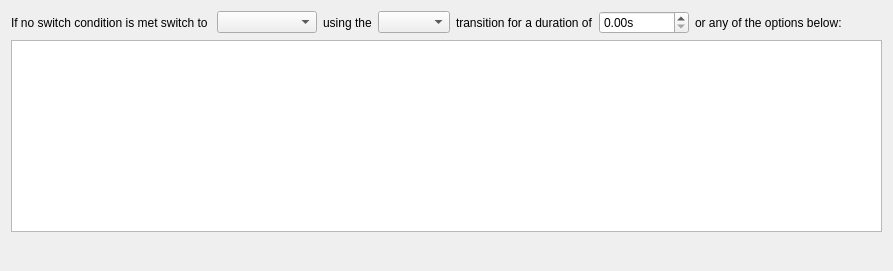
     <widget class="QWidget" name="randomTab">
      <attribute name="title">
       <string>Random</string>
      </attribute>
      <layout class="QVBoxLayout" name="verticalLayout_8">
       <item>
        <layout class="QHBoxLayout" name="horizontalLayout_2">
         <item>
          <widget class="QLabel" name="label_42">
           <property name="text">
            <string>If no switch condition is met switch to </string>
           </property>
          </widget>
         </item>
         <item>
          <widget class="QComboBox" name="randomScenes">
           <property name="sizePolicy">
            <sizepolicy hsizetype="Maximum" vsizetype="Fixed">
             <horstretch>0</horstretch>
             <verstretch>0</verstretch>
            </sizepolicy>
           </property>
           <property name="minimumSize">
            <size>
             <width>100</width>
             <height>0</height>
            </size>
           </property>
          </widget>
         </item>
         <item>
          <widget class="QLabel" name="label_43">
           <property name="text">
            <string>using the</string>
           </property>
          </widget>
         </item>
         <item>
          <widget class="QComboBox" name="randomTransitions"/>
         </item>
         <item>
          <widget class="QLabel" name="label_41">
           <property name="text">
            <string>transition for a duration of</string>
           </property>
          </widget>
         </item>
         <item>
          <widget class="QDoubleSpinBox" name="randomSpinBox">
           <property name="suffix">
            <string>s</string>
           </property>
           <property name="maximum">
            <double>999999999.990000009536743</double>
           </property>
          </widget>
         </item>
         <item>
          <widget class="QLabel" name="label_14">
           <property name="text">
            <string>or any of the options below:</string>
           </property>
          </widget>
         </item>
         <item>
          <spacer name="horizontalSpacer_36">
           <property name="orientation">
            <enum>Qt::Horizontal</enum>
           </property>
           <property name="sizeHint" stdset="0">
            <size>
             <width>40</width>
             <height>20</height>
            </size>
           </property>
          </spacer>
         </item>
        </layout>
       </item>
       <item>
        <widget class="QListWidget" name="randomScenesList">
         <property name="sizePolicy">
          <sizepolicy hsizetype="Expanding" vsizetype="Expanding">
           <horstretch>0</horstretch>
           <verstretch>0</verstretch>
          </sizepolicy>
         </property>
         <property name="sortingEnabled">
          <bool>true</bool>
         </property>
        </widget>
       </item>
       <item>
        <layout class="QHBoxLayout" name="horizontalLayout_3">
         <item>
          <widget class="QPushButton" name="randomAdd">
           <property name="maximumSize">
            <size>
             <width>22</width>
             <height>22</height>
            </size>
           </property>
           <property name="flat">
            <bool>true</bool>
           </property>
           <property name="themeID" stdset="0">
            <string notr="true">addIconSmall</string>
           </property>
          </widget>
         </item>
         <item>
          <widget class="QPushButton" name="randomRemove">
           <property name="maximumSize">
            <size>
             <width>22</width>
             <height>22</height>
            </size>
           </property>
           <property name="flat">
            <bool>true</bool>
           </property>
           <property name="themeID" stdset="0">
            <string notr="true">removeIconSmall</string>
           </property>
          </widget>
         </item>
         <item>
          <spacer name="horizontalSpacer_37">
           <property name="orientation">
            <enum>Qt::Horizontal</enum>
           </property>
           <property name="sizeHint" stdset="0">
            <size>
             <width>40</width>
             <height>20</height>
            </size>
           </property>
          </spacer>
         </item>
        </layout>
       </item>
      </layout>
     </widget>
